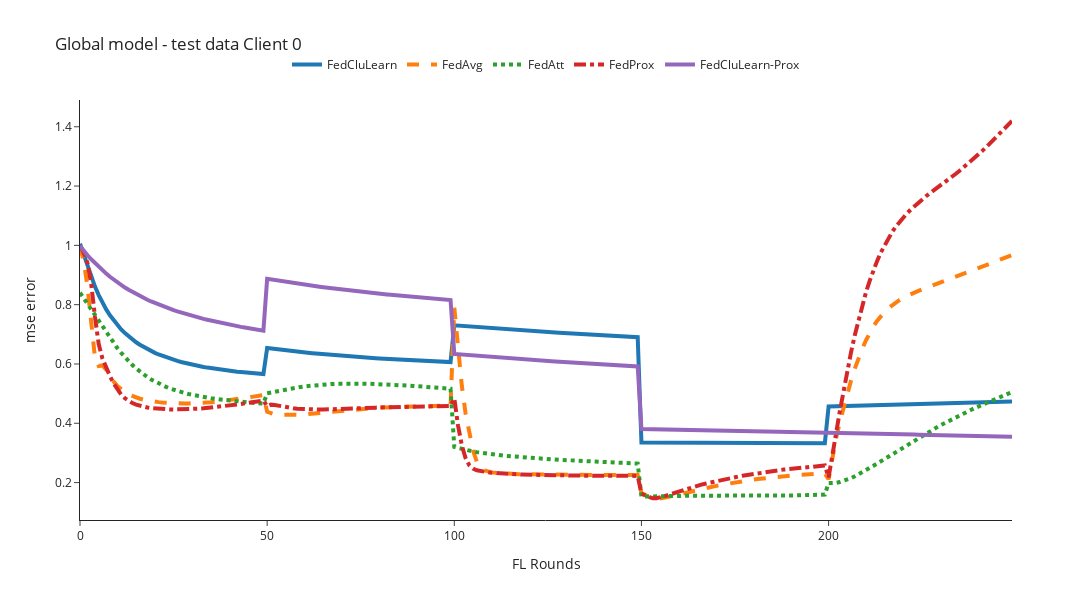
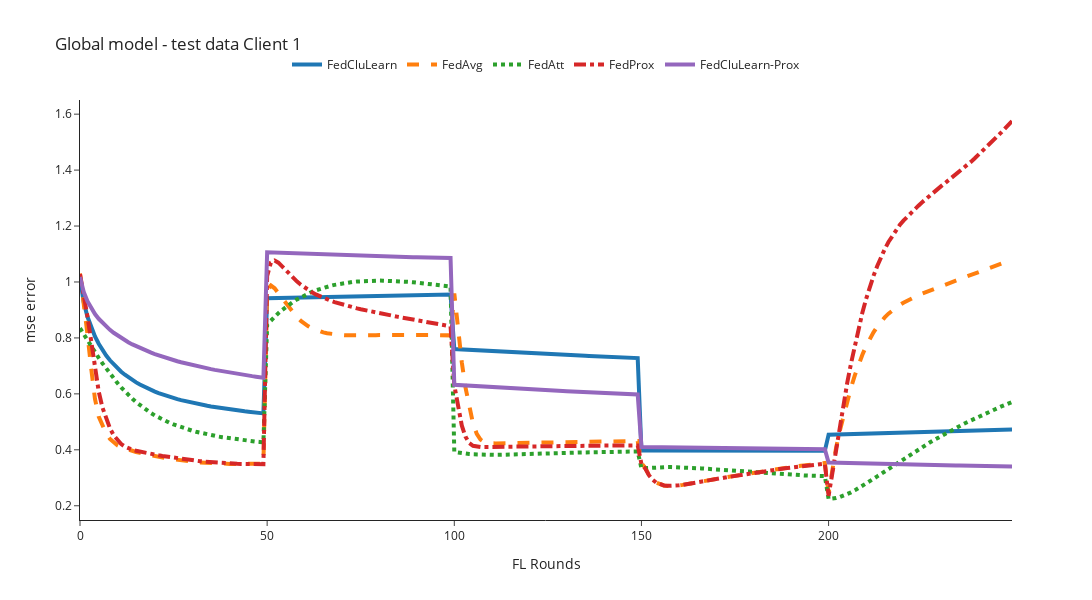

Here is the notebook cell these charts were saved with, in order:
### Code cell
mse_column='mse'
for client_id in [0,1,2]:
    n_rounds, y = preprocessing_results(filenames=global_filenames, client_id=client_id,mse_column=mse_column)
    plot_plotly(n_rounds, y, title=f'Global model - test data Client {client_id}', y_axis_title=f'{mse_column} error')

### Figure 1 — Plotly figure (JSON) as saved in the notebook; plotly's stock layout.template omitted (floating-point values rounded to 4 significant figures; data arrays with more than 128 entries replaced by an {"elided": "..."} marker saying what was removed)
{"data": [{"line": {"dash": "solid", "width": 4}, "mode": "lines", "name": "FedCluLearn", "type": "scatter", "x": {"elided": "251 int values"}, "y": {"elided": "250 float values"}}, {"line": {"dash": "dash", "width": 4}, "mode": "lines", "name": "FedAvg", "type": "scatter", "x": {"elided": "251 int values"}, "y": {"elided": "250 float values"}}, {"line": {"dash": "dot", "width": 4}, "mode": "lines", "name": "FedAtt", "type": "scatter", "x": {"elided": "251 int values"}, "y": {"elided": "250 float values"}}, {"line": {"dash": "dashdot", "width": 4}, "mode": "lines", "name": "FedProx", "type": "scatter", "x": {"elided": "251 int values"}, "y": {"elided": "250 float values"}}, {"line": {"dash": "solid", "width": 4}, "mode": "lines", "name": "FedCluLearn-Prox", "type": "scatter", "x": {"elided": "251 int values"}, "y": {"elided": "250 float values"}}], "layout": {"height": 600, "legend": {"orientation": "h", "x": 0.5, "xanchor": "center", "y": 1.05, "yanchor": "bottom"}, "title": {"text": "Global model - test data Client 0"}, "width": 1200, "xaxis": {"autorange": true, "range": [0, 249], "title": {"text": "FL Rounds"}, "type": "linear"}, "yaxis": {"autorange": true, "range": [0.07381, 1.49], "title": {"text": "mse error"}, "type": "linear"}}}

### Figure 2 — Plotly figure (JSON) as saved in the notebook; plotly's stock layout.template omitted (floating-point values rounded to 4 significant figures; data arrays with more than 128 entries replaced by an {"elided": "..."} marker saying what was removed)
{"data": [{"line": {"dash": "solid", "width": 4}, "mode": "lines", "name": "FedCluLearn", "type": "scatter", "x": {"elided": "251 int values"}, "y": {"elided": "250 float values"}}, {"line": {"dash": "dash", "width": 4}, "mode": "lines", "name": "FedAvg", "type": "scatter", "x": {"elided": "251 int values"}, "y": {"elided": "250 float values"}}, {"line": {"dash": "dot", "width": 4}, "mode": "lines", "name": "FedAtt", "type": "scatter", "x": {"elided": "251 int values"}, "y": {"elided": "250 float values"}}, {"line": {"dash": "dashdot", "width": 4}, "mode": "lines", "name": "FedProx", "type": "scatter", "x": {"elided": "251 int values"}, "y": {"elided": "250 float values"}}, {"line": {"dash": "solid", "width": 4}, "mode": "lines", "name": "FedCluLearn-Prox", "type": "scatter", "x": {"elided": "251 int values"}, "y": {"elided": "250 float values"}}], "layout": {"height": 600, "legend": {"orientation": "h", "x": 0.5, "xanchor": "center", "y": 1.05, "yanchor": "bottom"}, "title": {"text": "Global model - test data Client 1"}, "width": 1200, "xaxis": {"autorange": true, "range": [0, 249], "title": {"text": "FL Rounds"}, "type": "linear"}, "yaxis": {"autorange": true, "range": [0.1491, 1.651], "title": {"text": "mse error"}, "type": "linear"}}}
